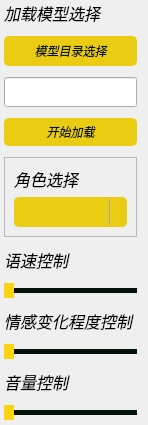
                     <widget class="QWidget" name="verticalWidget_2" native="true">
                      <property name="minimumSize">
                       <size>
                        <width>200</width>
                        <height>0</height>
                       </size>
                      </property>
                      <property name="maximumSize">
                       <size>
                        <width>200</width>
                        <height>576</height>
                       </size>
                      </property>
                      <property name="font">
                       <font>
                        <family>Smiley Sans</family>
                        <italic>true</italic>
                       </font>
                      </property>
                      <layout class="QVBoxLayout" name="verticalLayout_15" stretch="0,0,0,0,0,0,0,0,0,0,9">
                       <property name="spacing">
                        <number>11</number>
                       </property>
                       <property name="sizeConstraint">
                        <enum>QLayout::SetFixedSize</enum>
                       </property>
                       <property name="leftMargin">
                        <number>4</number>
                       </property>
                       <property name="topMargin">
                        <number>1</number>
                       </property>
                       <property name="bottomMargin">
                        <number>5</number>
                       </property>
                       <item>
                        <widget class="QLabel" name="TTS_label_SelectTheModel">
                         <property name="font">
                          <font>
                           <family>Smiley Sans</family>
                           <pointsize>12</pointsize>
                           <weight>50</weight>
                           <italic>true</italic>
                           <bold>false</bold>
                          </font>
                         </property>
                         <property name="styleSheet">
                          <string notr="true"/>
                         </property>
                         <property name="text">
                          <string>加载模型选择</string>
                         </property>
                         <property name="scaledContents">
                          <bool>false</bool>
                         </property>
                         <property name="margin">
                          <number>5</number>
                         </property>
                        </widget>
                       </item>
                       <item>
                        <widget class="QPushButton" name="TTS_pushButton_SelcetTheModel">
                         <property name="minimumSize">
                          <size>
                           <width>0</width>
                           <height>30</height>
                          </size>
                         </property>
                         <property name="font">
                          <font>
                           <family>Smiley Sans</family>
                           <italic>true</italic>
                          </font>
                         </property>
                         <property name="styleSheet">
                          <string notr="true">QPushButton {
	border: 2px solid #eacd13;
	border-radius: 5px;	
	color:#04130a;
	background-color: #eacd13;
}
QPushButton:hover {
	border: 2px solid #fbd411;
	background-color: #fbd411;
}
QPushButton:pressed {	
	border: 2px solid #f6e56a;
	background-color: #f6e56a;
}

QPushButton:disabled {	
	border-radius: 5px;	
	border: 2px solid rgb(112,112,112);
	background-color: rgb(112,112,112);
}</string>
                         </property>
                         <property name="text">
                          <string>模型目录选择</string>
                         </property>
                        </widget>
                       </item>
                       <item>
                        <widget class="QLineEdit" name="mdoel_path_tts_edit">
                         <property name="minimumSize">
                          <size>
                           <width>0</width>
                           <height>30</height>
                          </size>
                         </property>
                         <property name="maximumSize">
                          <size>
                           <width>16777215</width>
                           <height>30</height>
                          </size>
                         </property>
                         <property name="readOnly">
                          <bool>false</bool>
                         </property>
                        </widget>
                       </item>
                       <item>
                        <widget class="QPushButton" name="TTS_pushButton_StartLoading">
                         <property name="minimumSize">
                          <size>
                           <width>0</width>
                           <height>28</height>
                          </size>
                         </property>
                         <property name="font">
                          <font>
                           <family>Smiley Sans</family>
                           <italic>true</italic>
                          </font>
                         </property>
                         <property name="styleSheet">
                          <string notr="true">QPushButton {
	border: 2px solid #eacd13;
	border-radius: 5px;	
	color:#04130a;
	background-color: #eacd13;
}
QPushButton:hover {
	border: 2px solid #fbd411;
	background-color: #fbd411;
}
QPushButton:pressed {	
	border: 2px solid #f6e56a;
	background-color: #f6e56a;
}

QPushButton:disabled {	
	border-radius: 5px;	
	border: 2px solid rgb(112,112,112);
	background-color: rgb(112,112,112);
}</string>
                         </property>
                         <property name="text">
                          <string>开始加载</string>
                         </property>
                        </widget>
                       </item>
                       <item>
                        <widget class="QFrame" name="frame_4">
                         <property name="frameShape">
                          <enum>QFrame::StyledPanel</enum>
                         </property>
                         <property name="frameShadow">
                          <enum>QFrame::Raised</enum>
                         </property>
                         <layout class="QVBoxLayout" name="verticalLayout_27">
                          <item>
                           <widget class="QLabel" name="TTS_label_SelectRole">
                            <property name="font">
                             <font>
                              <family>Smiley Sans</family>
                              <pointsize>12</pointsize>
                              <weight>50</weight>
                              <italic>true</italic>
                              <bold>false</bold>
                             </font>
                            </property>
                            <property name="styleSheet">
                             <string notr="true"/>
                            </property>
                            <property name="text">
                             <string>角色选择</string>
                            </property>
                            <property name="margin">
                             <number>5</number>
                            </property>
                           </widget>
                          </item>
                          <item>
                           <widget class="QComboBox" name="TTS_comboBox_SelectRole">
                            <property name="minimumSize">
                             <size>
                              <width>0</width>
                              <height>30</height>
                             </size>
                            </property>
                            <property name="font">
                             <font>
                              <family>Smiley Sans</family>
                              <italic>true</italic>
                             </font>
                            </property>
                            <property name="styleSheet">
                             <string notr="true">QComboBox {
	border: 2px solid #eacd13;
	border-radius: 5px;	
	color:#04130a;
	background-color: #eacd13;
}

QComboBox:hover {
	border: 2px solid #f6e56a;
	border-radius: 5px;	
	color:#04130a;
	background-color: #f6e56a;
}

QComboBox:!editable, QComboBox::drop-down:editable {
	background: #eacd13;
}

QComboBox:!editable:on, QComboBox::drop-down:editable:on {
    background:#eacd13;
}

QComboBox:on { /* shift the text when the popup opens */
    padding-top: 3px;
    padding-left: 4px;
}

QComboBox::drop-down {
    subcontrol-origin: padding;
    subcontrol-position: top right;
    width: 15px;

    border-left-width: 1px;
    border-left-color: darkgray;
    border-left-style: solid; /* just a single line */
    border-top-right-radius: 5px; /* same radius as the QComboBox */
    border-bottom-right-radius: 5px;
}

QComboBox::down-arrow {
    image: url(icons/1x/arrow.png);
}

QComboBox::down-arrow:on { /* shift the arrow when popup is open */
    top: 1px;
    left: 1px;
}

QComboBox::drop-down {
    background:#eacd13;
}

</string>
                            </property>
                           </widget>
                          </item>
                         </layout>
                        </widget>
                       </item>
                       <item>
                        <widget class="QLabel" name="TTS_label_SpeedControl">
                         <property name="font">
                          <font>
                           <family>Smiley Sans</family>
                           <pointsize>12</pointsize>
                           <weight>50</weight>
                           <italic>true</italic>
                           <bold>false</bold>
                          </font>
                         </property>
                         <property name="styleSheet">
                          <string notr="true"/>
                         </property>
                         <property name="text">
                          <string>语速控制</string>
                         </property>
                         <property name="margin">
                          <number>5</number>
                         </property>
                        </widget>
                       </item>
                       <item>
                        <widget class="QSlider" name="TTS_Slider_SpeedControl">
                         <property name="font">
                          <font>
                           <family>Smiley Sans</family>
                           <italic>true</italic>
                          </font>
                         </property>
                         <property name="styleSheet">
                          <string notr="true">QSlider::groove:horizontal {
    height:5px;
    background: #04130a;
}

QSlider::handle:horizontal {
    background:#fbd411;
    width: 10px;
margin:-8px 0
}

QSlider::add-page:horizondal {
    background:#04130a;
}

QSlider::sub-page:horizondal {
    background:#04130a;
}</string>
                         </property>
                         <property name="orientation">
                          <enum>Qt::Horizontal</enum>
                         </property>
                        </widget>
                       </item>
                       <item>
                        <widget class="QLabel" name="TTS_label_EmotionalControl">
                         <property name="font">
                          <font>
                           <family>Smiley Sans</family>
                           <pointsize>12</pointsize>
                           <weight>50</weight>
                           <italic>true</italic>
                           <bold>false</bold>
                          </font>
                         </property>
                         <property name="styleSheet">
                          <string notr="true"/>
                         </property>
                         <property name="text">
                          <string>情感变化程度控制</string>
                         </property>
                         <property name="margin">
                          <number>4</number>
                         </property>
                        </widget>
                       </item>
                       <item>
                        <widget class="QSlider" name="TTS_Slider_EmotionalControl">
                         <property name="font">
                          <font>
                           <family>Smiley Sans</family>
                           <italic>true</italic>
                          </font>
                         </property>
                         <property name="styleSheet">
                          <string notr="true">QSlider::groove:horizontal {
    height:5px;
    background: #04130a;
}

QSlider::handle:horizontal {
    background:#fbd411;
    width: 10px;
margin:-8px 0
}

QSlider::add-page:horizondal {
    background:#04130a;
}

QSlider::sub-page:horizondal {
    background:#04130a;
}</string>
                         </property>
                         <property name="orientation">
                          <enum>Qt::Horizontal</enum>
                         </property>
                        </widget>
                       </item>
                       <item>
                        <widget class="QLabel" name="TTS_label_VolumeAdjustment">
                         <property name="font">
                          <font>
                           <family>Smiley Sans</family>
                           <pointsize>12</pointsize>
                           <weight>50</weight>
                           <italic>true</italic>
                           <bold>false</bold>
                          </font>
                         </property>
                         <property name="styleSheet">
                          <string notr="true"/>
                         </property>
                         <property name="text">
                          <string>音量控制</string>
                         </property>
                         <property name="margin">
                          <number>2</number>
                         </property>
                        </widget>
                       </item>
                       <item>
                        <widget class="QSlider" name="TTS_Slider_VolumeAdjustment">
                         <property name="font">
                          <font>
                           <family>Smiley Sans</family>
                           <italic>true</italic>
                          </font>
                         </property>
                         <property name="styleSheet">
                          <string notr="true">QSlider::groove:horizontal {
    height:5px;
    background: #04130a;
}

QSlider::handle:horizontal {
    background:#fbd411;
    width: 10px;
margin:-8px 0
}

QSlider::add-page:horizondal {
    background:#04130a;
}

QSlider::sub-page:horizondal {
    background:#04130a;
}</string>
                         </property>
                         <property name="orientation">
                          <enum>Qt::Horizontal</enum>
                         </property>
                        </widget>
                       </item>
                      </layout>
                     </widget>
